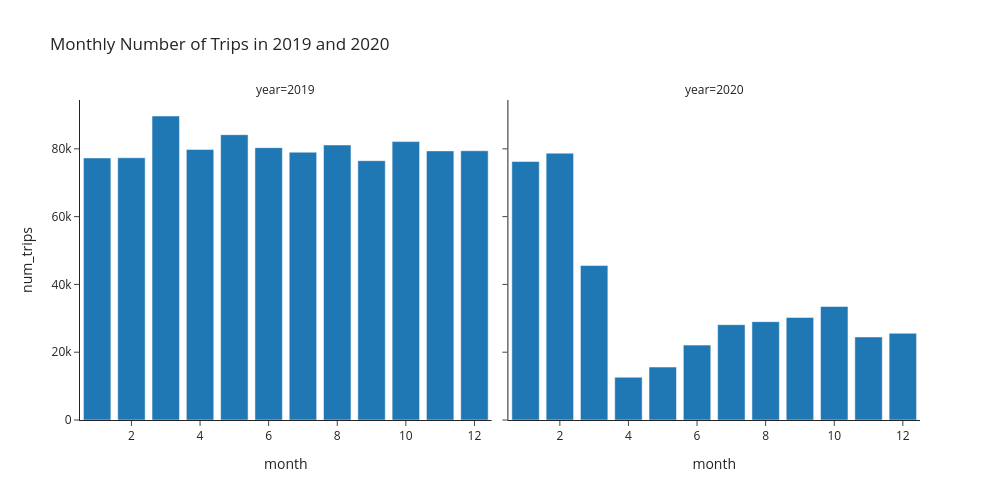

The cell this chart's notebook holds for it:
### Markdown cell above
---

### 🎯 Deliverable 10: Monthly Number of Trips in 2019 and 2020 (Facet Grid Bar Chart)

#### 👇 Tasks

- ✔️ Using `df_monthly`, create two bar charts side-by-side within the same figure, showing the number of monthly trips for 2019 and 2020.
  - You will have to use a _facet grid_ that we haven't covered in lectures.
  - A facet grid is a group of plots within one figure categorized by 1 or 2 criteria.
  - This deliverable expects you to do some research on your own, although the hint will provide the majority of the code required to complete this task.
- ✔️ Set an appropriate title.
- ✔️ Use the `'simple_white'` theme (template).
- ✔️ Set the `width` to `1000` and `height` to `500`.
- ✔️ Store your figure in a variable named `fig`.
- ✔️ Display the figure using `fig.show()`

#### 🔑 Sample Output

![Sample Output](https://github.com/bdi475/images/blob/a0d6b0ed5d2d2148cc78d85f5a3e902863182e64/case-studies/rideshare-trips/sample-output-monthly-number-of-trips-facet-grid-bar-charts-01.png?raw=true)

#### 🚀 Hint

Replace `my_dataframe`, `'column1'`, `'column2'`, `'column3'`, and `...`s with your own values from the code below.

```python
fig = px.bar(
    my_dataframe,
    title='Your Title Here',
    x='column1',
    y='column2',
    facet_col='column3',
    width=...,
    height=...,
    template='simple_white',
)
fig.show()
```

### Code cell
# YOUR CODE BEGINS
fig = px.bar(
    df_monthly,
    title="Monthly Number of Trips in 2019 and 2020",
    x="month",
    y="num_trips",
    facet_col="year",
    width=1000,
    height=500,
    template="simple_white",
)
fig.show()
# YOUR CODE ENDS

### Figure 1 — Plotly figure (JSON) as saved in the notebook; plotly's stock layout.template omitted (floating-point values rounded to 4 significant figures)
{"data": [{"hovertemplate": "year=2019<br>month=%{x}<br>num_trips=%{y}<extra></extra>", "legendgroup": "", "marker": {"color": "#1F77B4", "pattern": {"shape": ""}}, "name": "", "orientation": "v", "showlegend": false, "textposition": "auto", "type": "bar", "x": [1, 2, 3, 4, 5, 6, 7, 8, 9, 10, 11, 12], "xaxis": "x", "y": [77313, 77374, 89688, 79829, 84168, 80349, 79007, 81141, 76516, 82129, 79395, 79437], "yaxis": "y"}, {"hovertemplate": "year=2020<br>month=%{x}<br>num_trips=%{y}<extra></extra>", "legendgroup": "", "marker": {"color": "#1F77B4", "pattern": {"shape": ""}}, "name": "", "orientation": "v", "showlegend": false, "textposition": "auto", "type": "bar", "x": [1, 2, 3, 4, 5, 6, 7, 8, 9, 10, 11, 12], "xaxis": "x2", "y": [76255, 78726, 45565, 12612, 15618, 22092, 28129, 29010, 30265, 33488, 24501, 25586], "yaxis": "y2"}], "layout": {"annotations": [{"font": {}, "showarrow": false, "text": "year=2019", "x": 0.245, "xanchor": "center", "xref": "paper", "y": 1, "yanchor": "bottom", "yref": "paper"}, {"font": {}, "showarrow": false, "text": "year=2020", "x": 0.755, "xanchor": "center", "xref": "paper", "y": 1, "yanchor": "bottom", "yref": "paper"}], "barmode": "relative", "height": 500, "legend": {"tracegroupgap": 0}, "title": {"text": "Monthly Number of Trips in 2019 and 2020"}, "width": 1000, "xaxis": {"anchor": "y", "domain": [0, 0.49], "title": {"text": "month"}}, "xaxis2": {"anchor": "y2", "domain": [0.51, 1], "matches": "x", "title": {"text": "month"}}, "yaxis": {"anchor": "x", "domain": [0, 1], "title": {"text": "num_trips"}}, "yaxis2": {"anchor": "x2", "domain": [0, 1], "matches": "y", "showticklabels": false}}}
